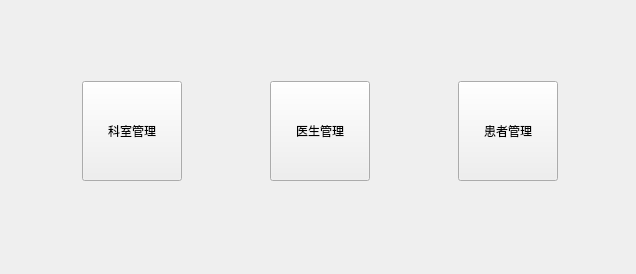
<?xml version="1.0" encoding="UTF-8"?>
<ui version="4.0">
 <class>WelcomeView</class>
 <widget class="QWidget" name="WelcomeView">
  <property name="geometry">
   <rect>
    <x>0</x>
    <y>0</y>
    <width>636</width>
    <height>274</height>
   </rect>
  </property>
  <property name="windowTitle">
   <string>欢迎</string>
  </property>
  <widget class="QWidget" name="layoutWidget">
   <property name="geometry">
    <rect>
     <x>0</x>
     <y>80</y>
     <width>641</width>
     <height>102</height>
    </rect>
   </property>
   <layout class="QHBoxLayout" name="horizontalLayout">
    <item>
     <widget class="QPushButton" name="btnDepartment">
      <property name="enabled">
       <bool>true</bool>
      </property>
      <property name="minimumSize">
       <size>
        <width>100</width>
        <height>100</height>
       </size>
      </property>
      <property name="maximumSize">
       <size>
        <width>100</width>
        <height>100</height>
       </size>
      </property>
      <property name="text">
       <string>科室管理</string>
      </property>
      <property name="autoRepeatInterval">
       <number>100</number>
      </property>
     </widget>
    </item>
    <item>
     <widget class="QPushButton" name="btnDoctor">
      <property name="minimumSize">
       <size>
        <width>100</width>
        <height>100</height>
       </size>
      </property>
      <property name="maximumSize">
       <size>
        <width>100</width>
        <height>100</height>
       </size>
      </property>
      <property name="text">
       <string>医生管理</string>
      </property>
     </widget>
    </item>
    <item>
     <widget class="QPushButton" name="btnPatient">
      <property name="minimumSize">
       <size>
        <width>100</width>
        <height>100</height>
       </size>
      </property>
      <property name="maximumSize">
       <size>
        <width>100</width>
        <height>100</height>
       </size>
      </property>
      <property name="text">
       <string>患者管理</string>
      </property>
     </widget>
    </item>
   </layout>
  </widget>
 </widget>
 <resources/>
 <connections/>
</ui>
